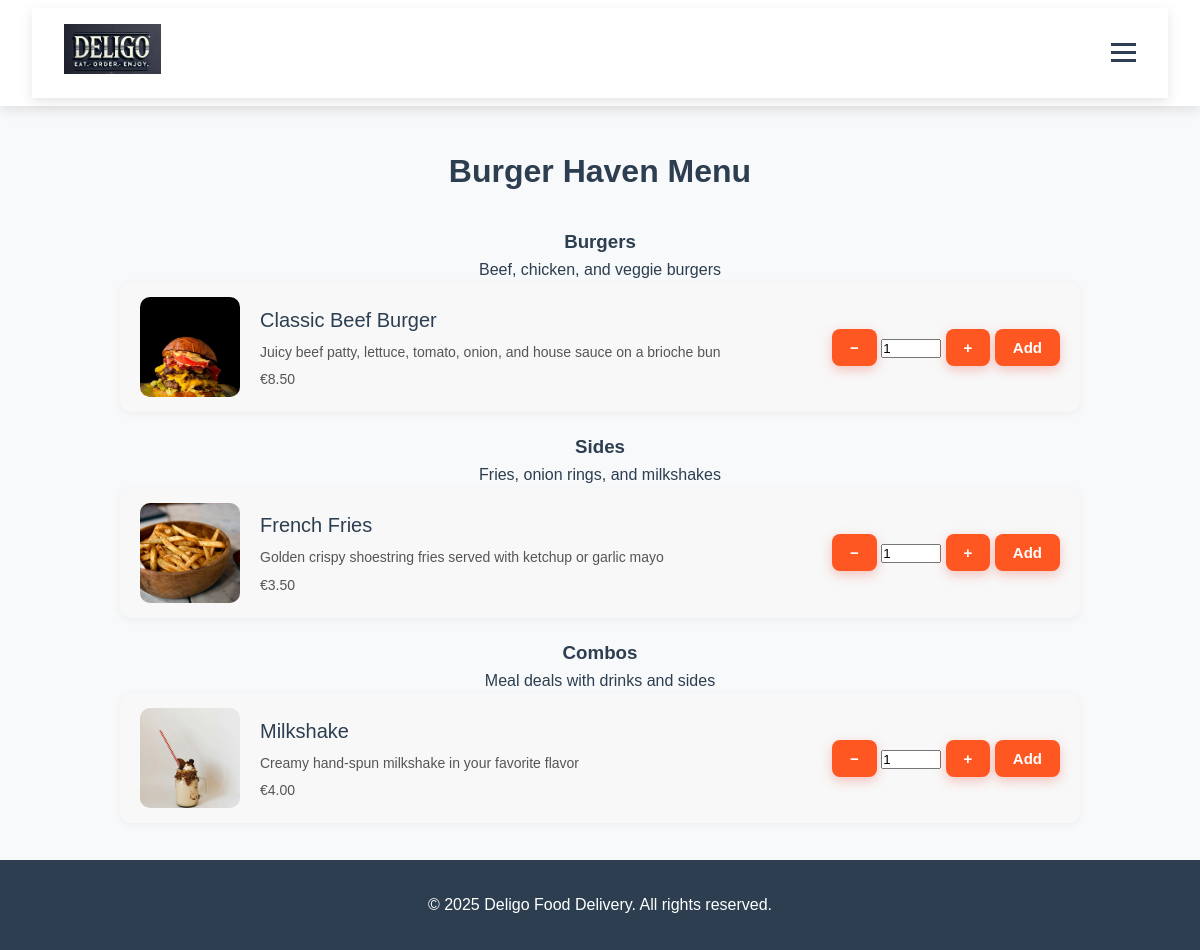
Page /restaurants/3/ on the committed database.
### food_delivery/models.py (models this page shows, shortened)
class Restaurant(models.Model):
    name = models.CharField(max_length=100)
    description = models.TextField()
    address = models.TextField()
    contact_number = models.CharField(max_length=15)
    opening_hours = models.CharField(max_length=100)
    image = models.ImageField(upload_to='restaurants/')  # Upload path for restaurant images
    manager = models.OneToOneField(  # Each restaurant has one manager
        User,
        on_delete=models.CASCADE,
        related_name='managed_restaurant'
    )

class MenuCategory(models.Model):
    restaurant = models.ForeignKey(Restaurant, on_delete=models.CASCADE, related_name='categories')  # Related to one restaurant
    name = models.CharField(max_length=50)
    description = models.TextField(blank=True)
    order = models.PositiveIntegerField(default=0)  # For ordering categories
    class Meta:
        ordering = ['order']  # Default ordering of categories
        verbose_name_plural = "Menu Categories"  # Admin display name

class MenuItem(models.Model):
    category = models.ForeignKey(MenuCategory, on_delete=models.CASCADE, related_name='items')  # Belongs to one category
    name = models.CharField(max_length=100)
    description = models.TextField(blank=True)
    price = models.DecimalField(max_digits=6, decimal_places=2, validators=[MinValueValidator(0)])  # Price must be >= 0
    image = models.ImageField(upload_to='menu_items/')  # Upload path for item images
    is_available = models.BooleanField(default=True)  # Toggle for availability
    preparation_time = models.PositiveIntegerField(help_text="Preparation time in minutes", default=15)

### food_delivery/views.py (the view)
# urls.py: path('restaurants/<int:pk>/', views.restaurant_detail, name='restaurant_detail'),  # Restaurant detail and menu
def restaurant_detail(request, pk):
    restaurant = get_object_or_404(Restaurant, pk=pk)
    categories = restaurant.categories.prefetch_related('items')
    return render(request, 'food_delivery/restaurant_detail.html', {
        'restaurant': restaurant,
        'categories': categories,
        'cart_count': get_cart_count(request.user)
    })

### food_delivery/views.py (called while the page is built)
def get_cart_count(user):
    if user.is_authenticated:
        cart = Order.objects.filter(customer=user, status=Order.Status.PENDING).first()
        if cart:
            return sum(item.quantity for item in cart.items.all())
    return 0

### templates/food_delivery/restaurant_detail.html (shortened to what this page needs)
{% extends 'food_delivery/base.html' %}
{% load static %}
{% block extra_css %}
<link rel="stylesheet" href="{% static 'food_delivery/css/restaurant_detail.css' %}">
{% endblock extra_css %}
{% block content %}
<div class="restaurants">
    <h2>{{ restaurant.name }} Menu</h2>
    <div class="restaurant-list">
        {% for category in categories %}
        <div class="category-section">
            <h3>{{ category.name }}</h3>
            {% if category.description %}
                <p>{{ category.description }}</p>
            {% endif %}
            {% for item in category.items.all %}
            <div class="dish-row">
                <div class="dish-info">
                    <img src="{{ item.image.url }}" alt="{{ item.name }}">
                    <div class="dish-text">
                        <h3>{{ item.name }}</h3>
                        <p>{{ item.description }}</p>
                        <p>€{{ item.price }}</p>
                    </div>
                </div>
                <div class="input-group mb-2">
                    <button class="btn btn-outline-secondary decrease-qty" type="button">−</button>
                    <input type="number" class="form-control item-qty" value="1" min="1" max="20" style="width: 60px;">
                    <button class="btn btn-outline-secondary increase-qty" type="button">+</button>
                    <button class="btn btn-primary add-to-cart" data-id="{{ item.id }}">Add</button>
                </div>
            </div>
            {% endfor %}
        </div>
        {% endfor %}
    </div>
</div>
{% endblock content %}

### static/food_delivery/css/style.css (style rules this page uses)
* { margin: 0; padding: 0; box-sizing: border-box; }
body { font-family: 'Poppins', sans-serif; line-height: 1.6; color: #2c3e50; background-color: #f8f9fa; }
.btn { background-color: #e74c3c; color: #fff; padding: 0.8rem 2rem; border-radius: 50px; font-weight: 600; font-size: 1rem; transition: background-color 0.3s ease, transform 0.3s ease; margin: 10px 0; box-shadow: 0 4px 12px rgba(231, 76, 60, 0.3); display: inline-block; text-align: center; }
:root { --primary-color: #ff6b6b; --secondary-color: #4ecdc4; --dark-color: #292f36; --light-color: #f7fff7; --accent-color: #ff9f1 }

### static/food_delivery/css/restaurant_detail.css (style rules this page uses)
.restaurants { padding: 40px 20px; max-width: 1000px; margin: 0 auto; text-align: center; }
.restaurants h2 { font-size: 32px; font-weight: 600; margin-bottom: 30px; }
.restaurant-list { display: flex; flex-direction: column; gap: 20px; }
.dish-row { display: flex; align-items: center; justify-content: space-between; background-color: #f8f8f8; border-radius: 12px; padding: 15px 20px; box-shadow: 0 2px 8px rgba(0, 0, 0, 0.05); }
.dish-info { display: flex; align-items: center; gap: 20px; text-align: left; }
.dish-info img { width: 100px; height: 100px; object-fit: cover; border-radius: 10px; }
.dish-text h3 { margin: 0; font-size: 20px; font-weight: 500; }
.dish-text p { margin: 5px 0 0; font-size: 14px; color: #555; }
.dish-row .btn { background-color: #ff5722; color: white; border: none; padding: 10px 18px; font-size: 15px; border-radius: 8px; cursor: pointer; transition: background-color 0.3s ease; }

### rows in the picture
Restaurant: name "Burger Haven"
MenuCategory: name "Burgers", description "Beef, chicken, and veggie burgers"
MenuItem: image (picture), name "Classic Beef Burger", description "Juicy beef patty, lettuce, tomato, onion, and house sauce on a brioche bun", price "8.50"
MenuCategory: name "Sides", description "Fries, onion rings, and milkshakes"
MenuItem: image (picture), name "French Fries", description "Golden crispy shoestring fries served with ketchup or garlic mayo", price "3.50"
MenuCategory: name "Combos", description "Meal deals with drinks and sides"
MenuItem: image (picture), name "Milkshake", description "Creamy hand-spun milkshake in your favorite flavor", price "4.00"
